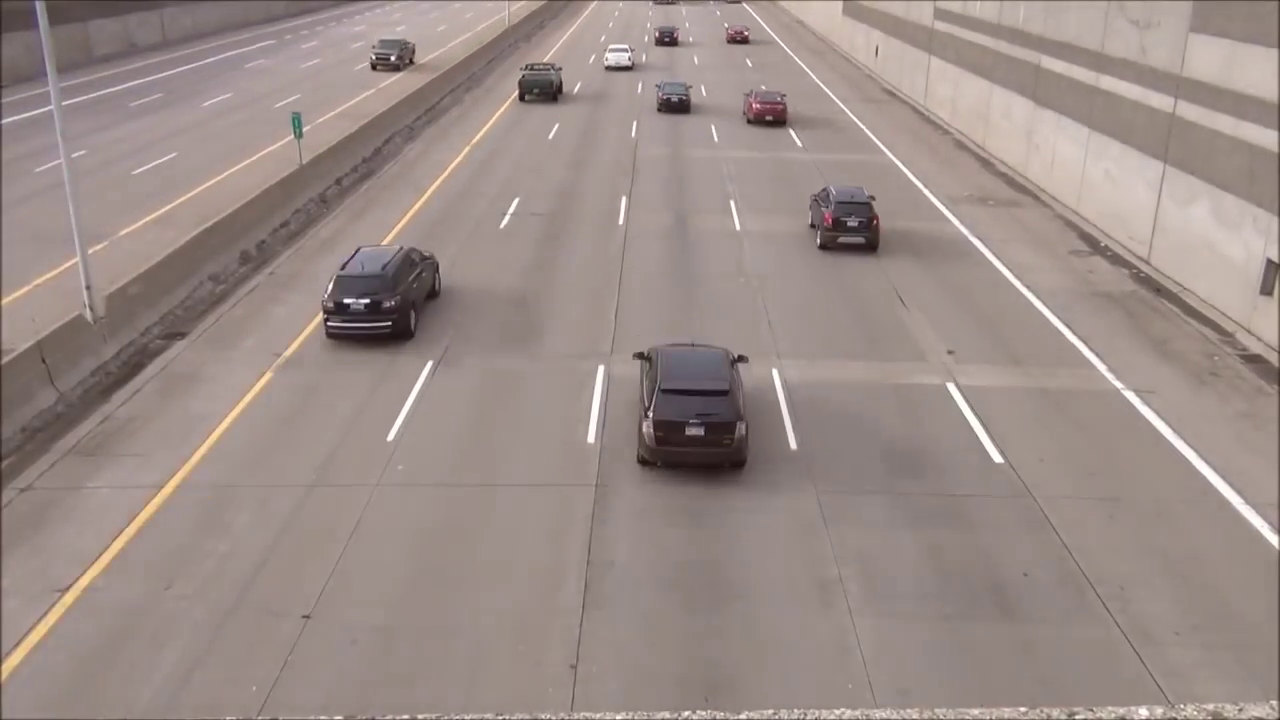
#> input picture frame 98 of cars.mp4, 1280 x 720 px
$ python car_detection.py
#> lines starting #> are read from the running program, lines starting #| are printed output that depends on the picture; after the words box and inside, x2 and y2 are one past the last pixel; in counts of white or black regions, pixels touching at a corner belong together
import cv2

videoCap = cv2.VideoCapture('cars.mp4')
carCascade = cv2.CascadeClassifier('cars.xml')

# Read until video is loaded
while True:
    if carCascade.empty():
        print("Error: Could not load cascade file.")
        exit()

    ret, frame = videoCap.read()
#> frame is the input picture: shape (720, 1280, 3); mean B, G, R 136.4, 140.9, 155.3
    if not ret:
        break

    gray = cv2.cvtColor(frame, cv2.COLOR_BGR2GRAY)

    # Detect cars in the video
    cars = carCascade.detectMultiScale(gray, 1.1, 3)
#> cars = [[712, 12, 48, 48], [593, 36, 52, 52], [641, 11, 50, 50], [362, 37, 46, 46], [636, 63, 71, 71], [736, 80, 66, 66], [489, 36, 93, 93], [794, 174, 113, 113], [275, 208, 190, 190], [598, 331, 194, 194]]

    # Draw a rectangle around each car
    for (x, y, w, h) in cars:
        cv2.rectangle(frame, (x, y), (x + w, y + h), (0, 255, 0), 2)
#> this loop made 10 passes
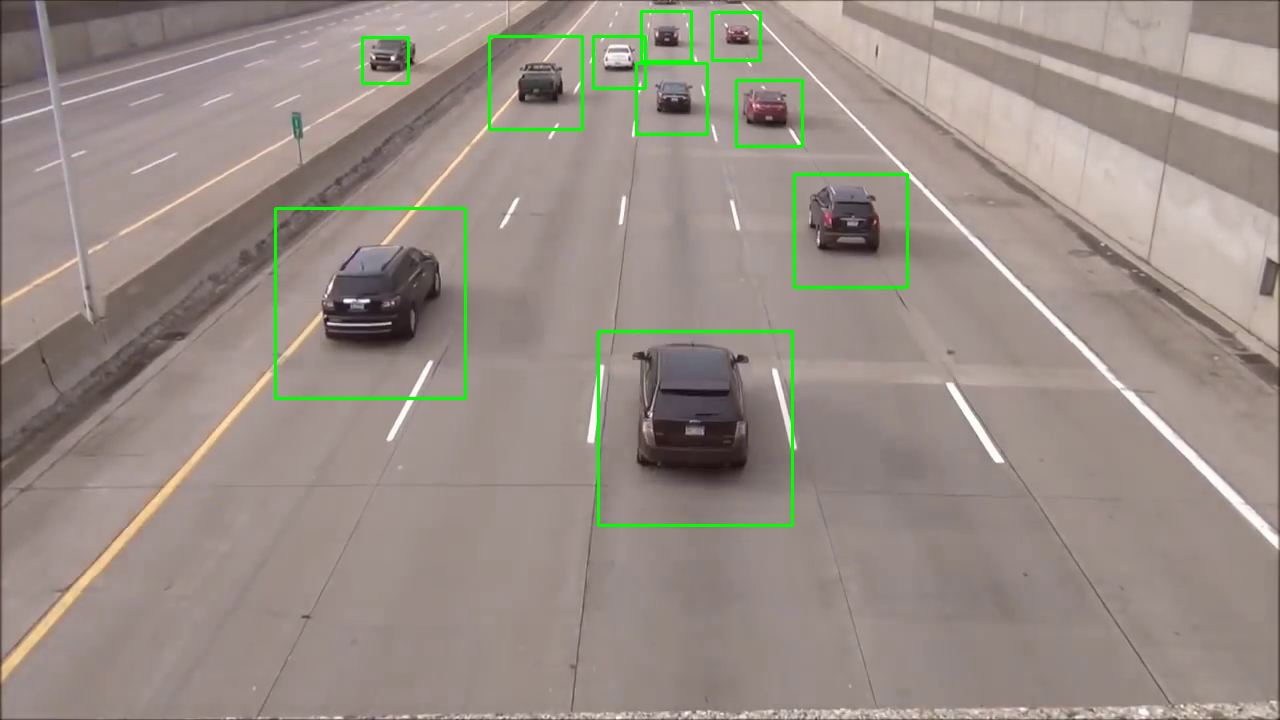
#> frame: shape (720, 1280, 3); 1.19% of pixels changed, all inside (x1, y1, x2, y2) = (274, 10, 909, 527)

    cv2.imshow('Car Detection', frame)

    # Press 'z' on keyboard to exit
    if cv2.waitKey(90) & 0xFF == ord('z'):
#> (key Esc is pressed here)
        break

videoCap.release()
cv2.destroyAllWindows()

$ run again, starting later in the video
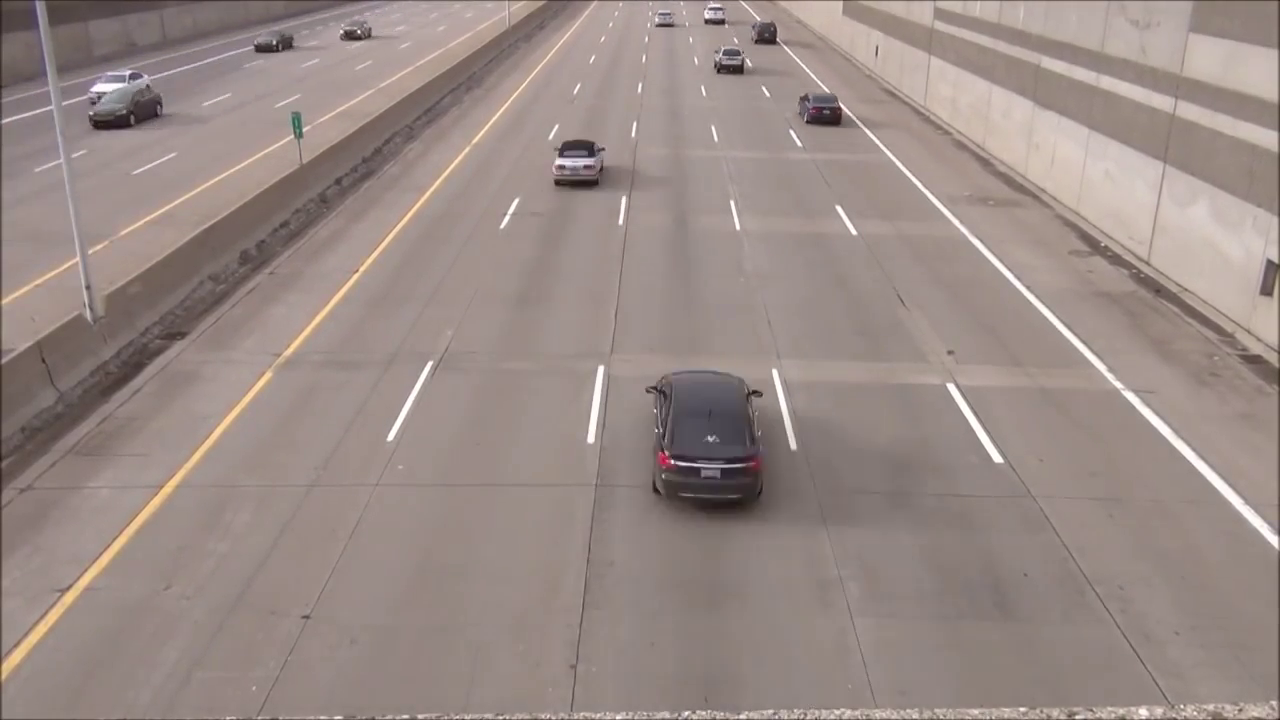
#> input picture frame 443 of cars.mp4, 1280 x 720 px
#> frame is the input picture: shape (720, 1280, 3); mean B, G, R 134.5, 139.3, 153.7
#> cars = [[652, 8, 27, 27], [242, 10, 60, 60], [742, 12, 48, 48], [702, 34, 56, 56], [784, 72, 77, 77], [538, 136, 76, 76], [57, 28, 142, 142]]
#> the loop `for (x, y, w, h) in cars:` made 7 passes
#> after the loop `for (x, y, w, h) in cars:`:
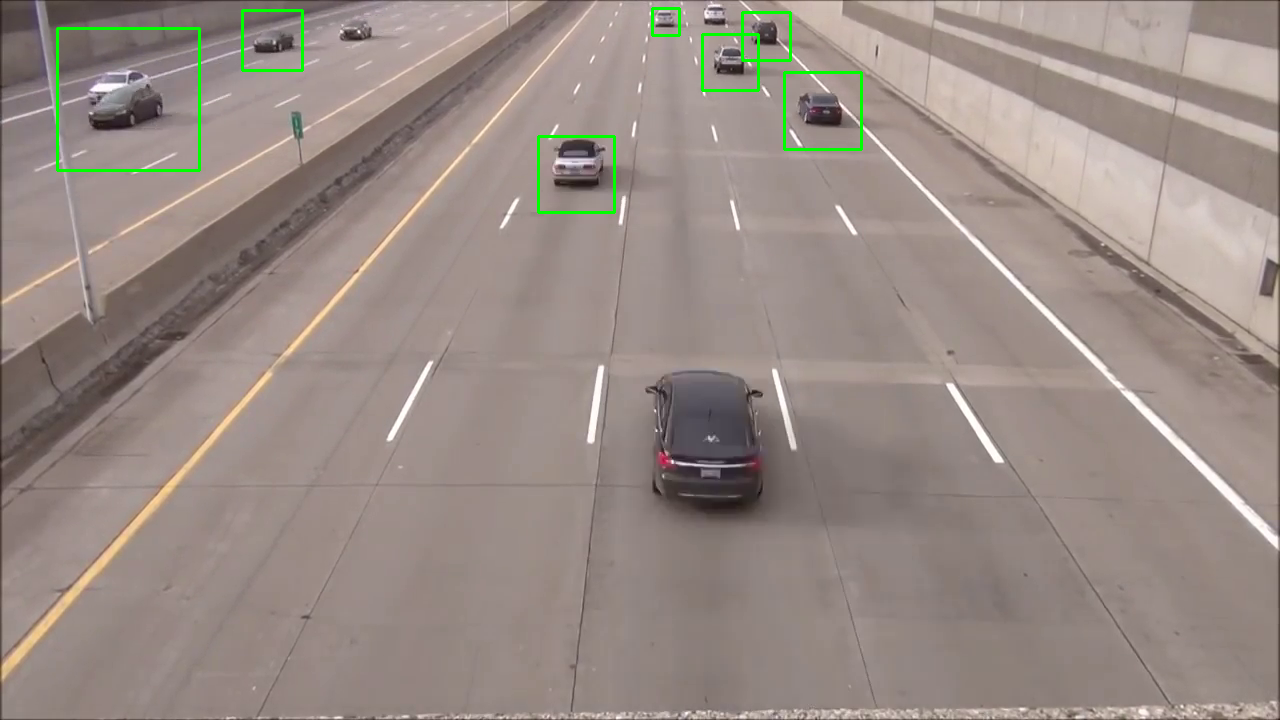
#> frame: shape (720, 1280, 3); 0.63% of pixels changed, all inside (x1, y1, x2, y2) = (56, 7, 863, 214)

$ run again, starting later in the video
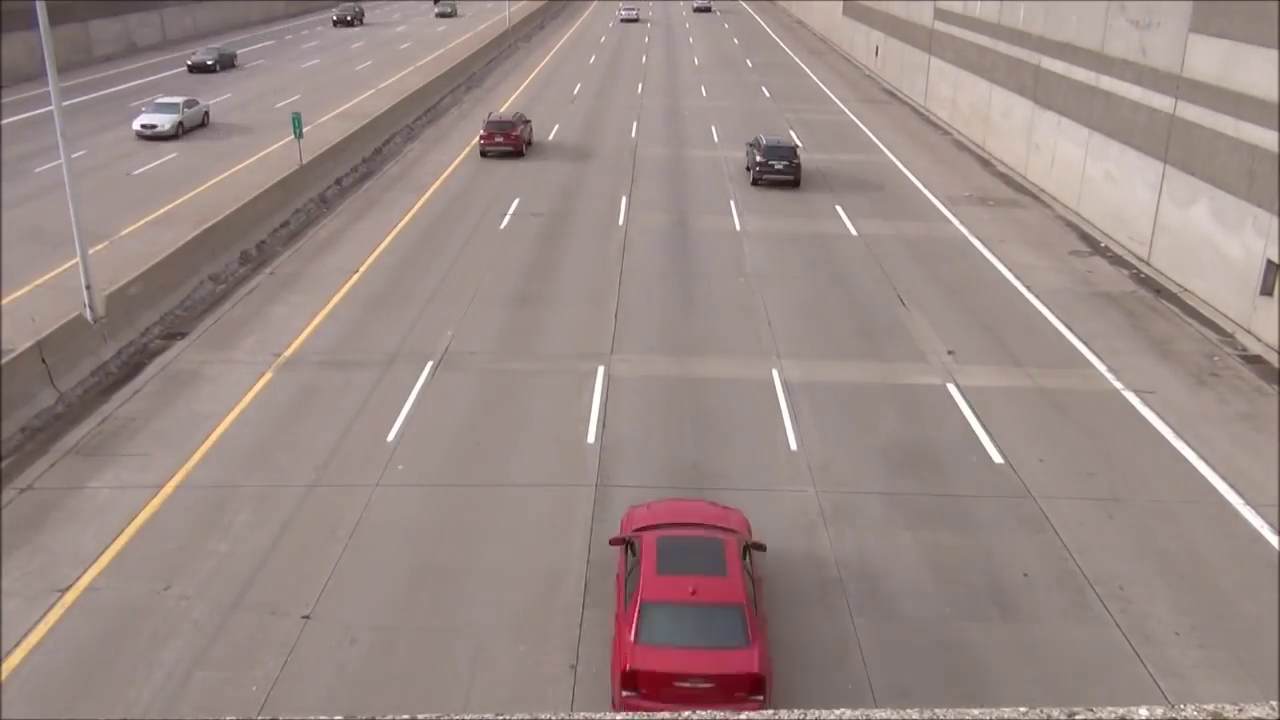
#> input picture frame 788 of cars.mp4, 1280 x 720 px
#> frame is the input picture: shape (720, 1280, 3); mean B, G, R 133.5, 137.8, 154.1
#> `gray = cv2.cvtColor(frame, cv2.COLOR_BGR2GRAY)`:
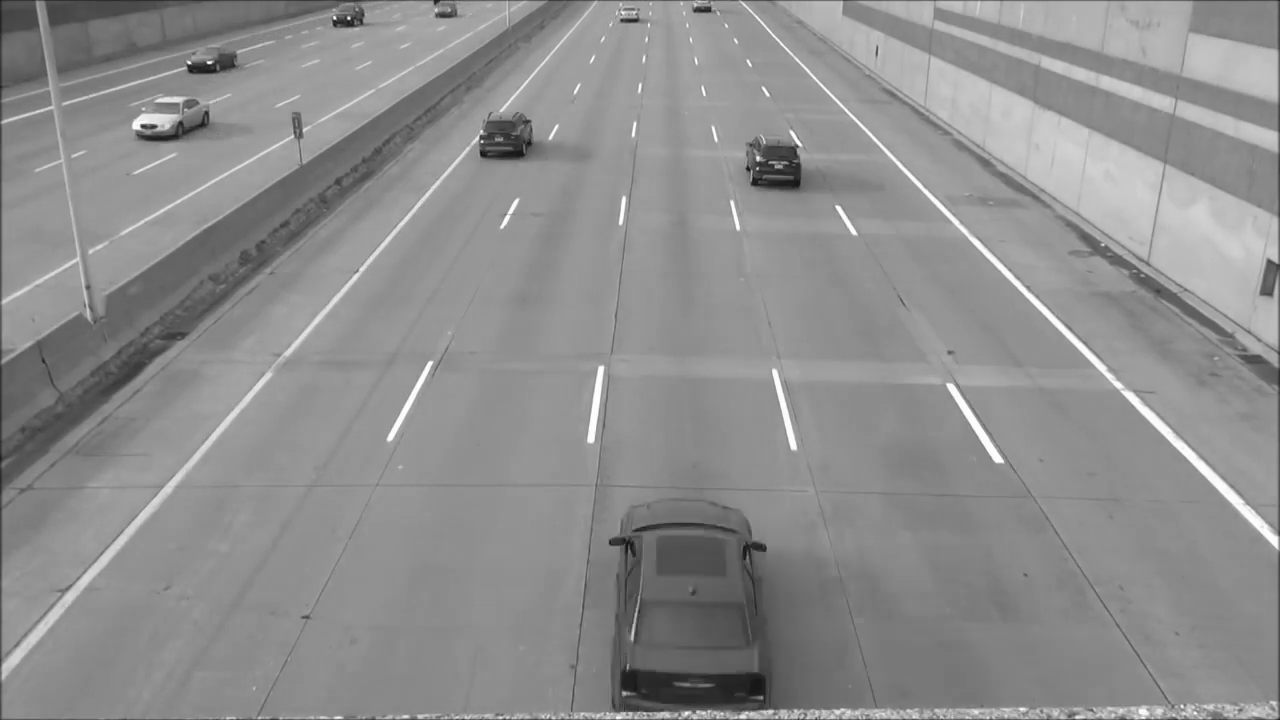
#> gray: shape (720, 1280); min 8, max 255, mean 142.1
#> cars = [[170, 25, 69, 69], [120, 92, 72, 72], [442, 78, 116, 116], [730, 123, 92, 92]]
#> the loop `for (x, y, w, h) in cars:` made 4 passes
#> after the loop `for (x, y, w, h) in cars:`:
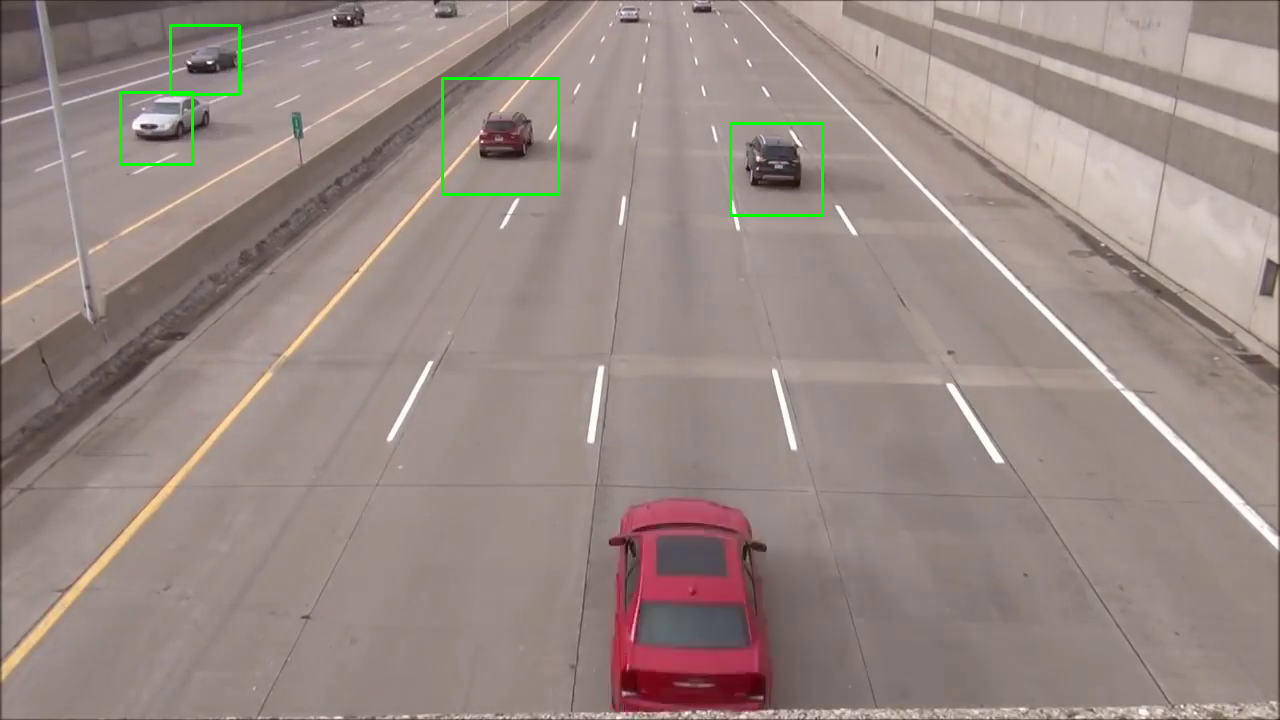
#> frame: shape (720, 1280, 3); 0.45% of pixels changed, all inside (x1, y1, x2, y2) = (119, 24, 824, 217)
